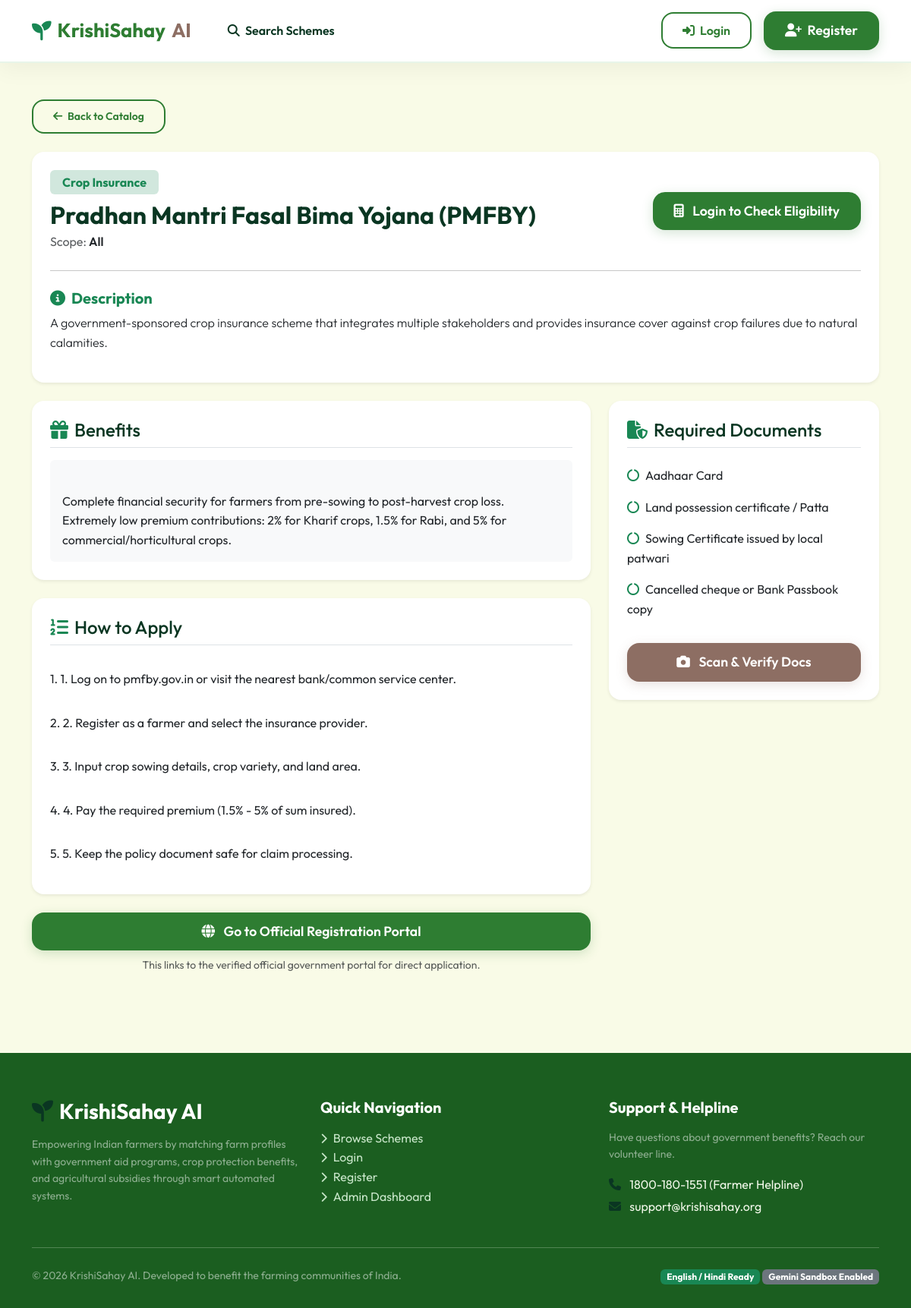
Screenshot of /schemes/2 with the database file from the repository.
### app/models.py (models this page shows, shortened)
class Scheme(db.Model):
    __tablename__ = 'schemes'
    id = db.Column(db.Integer, primary_key=True)
    name = db.Column(db.String(128), unique=True, nullable=False)
    description = db.Column(db.Text, nullable=False)
    category = db.Column(db.String(64), nullable=False) # Financial, Insurance, Irrigation, Equipment, etc.
    state_specific = db.Column(db.String(64), nullable=True) # "All" or State Name
    target_category = db.Column(db.String(64), nullable=True) # e.g. "SC/ST", "Women", "Small/Marginal", "All"
    min_age = db.Column(db.Integer, default=0)
    max_land_size = db.Column(db.Float, nullable=True) # in hectares
    max_income = db.Column(db.Float, nullable=True) # in Rupees
    required_crops = db.Column(db.String(256), nullable=True) # comma-separated, optional
    benefits = db.Column(db.Text, nullable=False) # description of benefits
    required_documents = db.Column(db.Text, nullable=False) # newline/comma-separated documents needed
    application_steps = db.Column(db.Text, nullable=False) # step by step guide
    official_link = db.Column(db.String(256), nullable=True)
    def get_documents_list(self):
        if not self.required_documents:
            return []
        return [d.strip() for d in self.required_documents.split('\n') if d.strip()]
    def get_steps_list(self):
        if not self.application_steps:
            return []
        return [s.strip() for s in self.application_steps.split('\n') if s.strip()]

### app/routes/schemes.py (the view)
@schemes_bp.route('/<int:scheme_id>')
def detail(scheme_id):
    scheme = Scheme.query.get_or_404(scheme_id)
    eligibility = None
    if current_user.is_authenticated:
        eligibility = calculate_eligibility(current_user, scheme)
    return render_template(
        'scheme_detail.html',
        scheme=scheme,
        eligibility=eligibility
    )

### app/templates/scheme_detail.html (shortened to what this page needs)
{% extends "base.html" %}
{% block content %}
<div class="container py-4 mt-3">
    <div class="mb-4">
        <a href="{{ url_for('schemes.list_schemes') }}" class="btn btn-sm btn-outline-custom">
            <i class="fa-solid fa-arrow-left me-1"></i> Back to Catalog
        </a>
    </div>
    <div class="card-custom p-4 bg-white border-0 shadow-sm mb-4">
        <div class="d-flex flex-wrap justify-content-between align-items-center gap-3">
            <div>
                <span class="badge bg-success-subtle text-success mb-2 px-3 py-2 fs-6">{{ scheme.category }}</span>
                <h1 class="h2 text-success-emphasis fw-bold mb-1">{{ scheme.name }}</h1>
                <p class="text-muted mb-0">Scope: <span class="fw-semibold text-dark">{{ scheme.state_specific or 'All India' }}</span></p>
            </div>
            {% if current_user.is_authenticated %}
                <div class="text-end">
                    {% if eligibility.is_eligible %}
                        <div class="alert alert-success d-inline-block mb-0 px-4 py-2">
                            <i class="fa-solid fa-circle-check me-2"></i><strong>You are Eligible</strong>
                        </div>
                    {% elif eligibility.score > 0 %}
                        <div class="alert alert-warning d-inline-block mb-0 px-4 py-2">
                            <i class="fa-solid fa-triangle-exclamation me-2"></i><strong>{{ eligibility.score }}% Match</strong> (Missing details)
                        </div>
                    {% else %}
                        <div class="alert alert-danger d-inline-block mb-0 px-4 py-2">
                            <i class="fa-solid fa-circle-xmark me-2"></i><strong>Ineligible</strong>
                        </div>
                    {% endif %}
                </div>
            {% else %}
                <div>
                    <a href="{{ url_for('auth.login', next=request.path) }}" class="btn btn-primary-custom">
                        <i class="fa-solid fa-calculator me-2"></i> Login to Check Eligibility
                    </a>
                </div>
            {% endif %}
        </div>
        <hr class="my-4">
        <h5 class="text-success"><i class="fa-solid fa-info-circle me-2"></i>Description</h5>
        <p class="lead fs-6 text-dark">{{ scheme.description }}</p>
    </div>
    <div class="row g-4">
        <div class="col-lg-8">
            <div class="card-custom p-4 bg-white mb-4 shadow-sm border-0">
                <h3 class="h4 mb-3 text-success-emphasis border-bottom pb-2">
                    <i class="fa-solid fa-gift text-success me-2"></i>Benefits
                </h3>
                <div class="bg-light p-3 rounded text-dark fs-6" style="white-space: pre-line;">
                    {{ scheme.benefits }}
                </div>
            </div>
            <div class="card-custom p-4 bg-white mb-4 shadow-sm border-0">
                <h3 class="h4 mb-3 text-success-emphasis border-bottom pb-2">
                    <i class="fa-solid fa-list-ol text-success me-2"></i>How to Apply
                </h3>
                <ol class="list-group list-group-numbered list-group-flush">
                    {% for step in scheme.get_steps_list() %}
                        <li class="list-group-item bg-transparent text-dark border-0 py-3 ps-0">
                            {{ step }}
                        </li>
                    {% endfor %}
                </ol>
            </div>
            {% if scheme.official_link %}
                <div class="text-center mt-4">
                    <a href="{{ scheme.official_link }}" target="_blank" class="btn btn-primary-custom btn-lg w-100">
                        <i class="fa-solid fa-globe me-2"></i> Go to Official Registration Portal
                    </a>
                    <small class="text-muted d-block mt-2">This links to the verified official government portal for direct application.</small>
                </div>
            {% endif %}
        </div>
        <div class="col-lg-4">
            <div class="card-custom p-4 bg-white mb-4 shadow-sm border-0">
                <h3 class="h4 mb-3 text-success-emphasis border-bottom pb-2">
                    <i class="fa-solid fa-file-shield text-success me-2"></i>Required Documents
                </h3>
                <ul class="list-group list-group-flush">
                    {% for doc in scheme.get_documents_list() %}
                        <li class="list-group-item bg-transparent text-dark border-0 py-2 ps-0">
                            <i class="fa-solid fa-circle-notch text-success me-2"></i>{{ doc }}
                        </li>
                    {% endfor %}
                </ul>
                <div class="mt-4 d-grid">
                    <a href="{{ url_for('upload.upload_center') }}" class="btn btn-secondary-custom btn-sm">
                        <i class="fa-solid fa-camera me-2"></i> Scan & Verify Docs
                    </a>
                </div>
            </div>
        </div>
    </div>
</div>
{% endblock %}

### app/static/css/style.css (style rules this page uses)
:root { --primary-green: #2e7d32; --primary-light: #e8f5e9; --primary-dark: #1b5e20; --earth-brown: #8d6e63; --earth-light: #efebe9; --accent-orange: #e65100; --bg-light: #f9fbe7; --text-dark: #212121; --text-muted: #616161; --white: #ffffff; --border-radius-sm: 8px; --border-radius-md: 16px; --border-radius-lg: 24px; --transition-smooth: all 0.3s cubic-bezier(0.4, 0, 0.2, 1); --shadow-soft: 0 8px 30px rgba(0, 0, 0, 0.05); --shadow-card: 0 12px 24px rgba(46, 125, 50, 0.08); }
body { font-family: 'Outfit', sans-serif; background-color: var(--bg-light); color: var(--text-dark); line-height: 1.6; }
h1, h2, h3, h4, h5, h6 { font-weight: 700; color: var(--primary-dark); }
.btn-primary-custom { background-color: var(--primary-green); color: var(--white); border: none; border-radius: var(--border-radius-md); padding: 12px 28px; font-weight: 600; font-size: 1.1rem; box-shadow: 0 4px 15px rgba(46, 125, 50, 0.2); transition: var(--transition-smooth); }
.btn-secondary-custom { background-color: var(--earth-brown); color: var(--white); border: none; border-radius: var(--border-radius-md); padding: 12px 28px; font-weight: 600; font-size: 1.1rem; box-shadow: 0 4px 15px rgba(141, 110, 99, 0.2); transition: var(--transition-smooth); }
.btn-outline-custom { border: 2px solid var(--primary-green); color: var(--primary-green); background-color: transparent; border-radius: var(--border-radius-md); padding: 10px 26px; font-weight: 600; transition: var(--transition-smooth); }
.card-custom { background: var(--white); border: 1px solid rgba(46, 125, 50, 0.1); border-radius: var(--border-radius-md); box-shadow: var(--shadow-soft); transition: var(--transition-smooth); overflow: hidden; }

### rows the page displays
Scheme: category "Crop Insurance", name "Pradhan Mantri Fasal Bima Yojana (PMFBY)", state_specific "All", description "A government-sponsored crop insurance scheme that integrates multiple stakeholders and provides insurance cover against crop failures due to natural calamities.", benefits "Complete financial security for farmers from pre-sowing to post-harvest crop loss. Extremely low premium contributions: 2% for Kharif crops, 1.5% for Rabi, and 5% for commercial/horticultural crops."

### other values shown
{{ step }} "1. Log on to pmfby.gov.in or visit the nearest bank/common service center." "2. Register as a farmer and select the insurance provider." "3. Input crop sowing details, crop variety, and land area." "4. Pay the required premium (1.5% - 5% of sum insured)." "5. Keep the policy document safe for claim processing."
{{ doc }} "Aadhaar Card" "Land possession certificate / Patta" "Sowing Certificate issued by local patwari" "Cancelled cheque or Bank Passbook copy"
